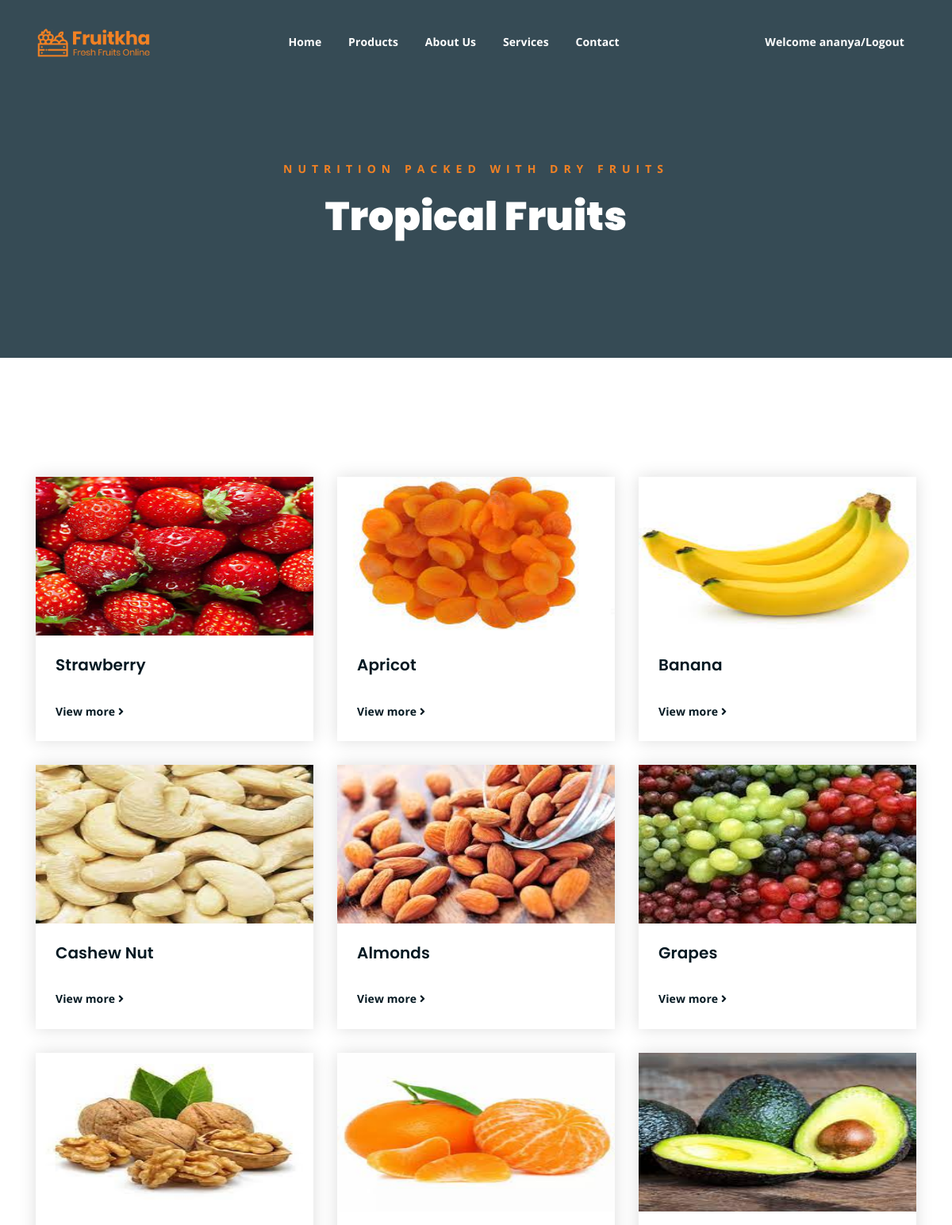
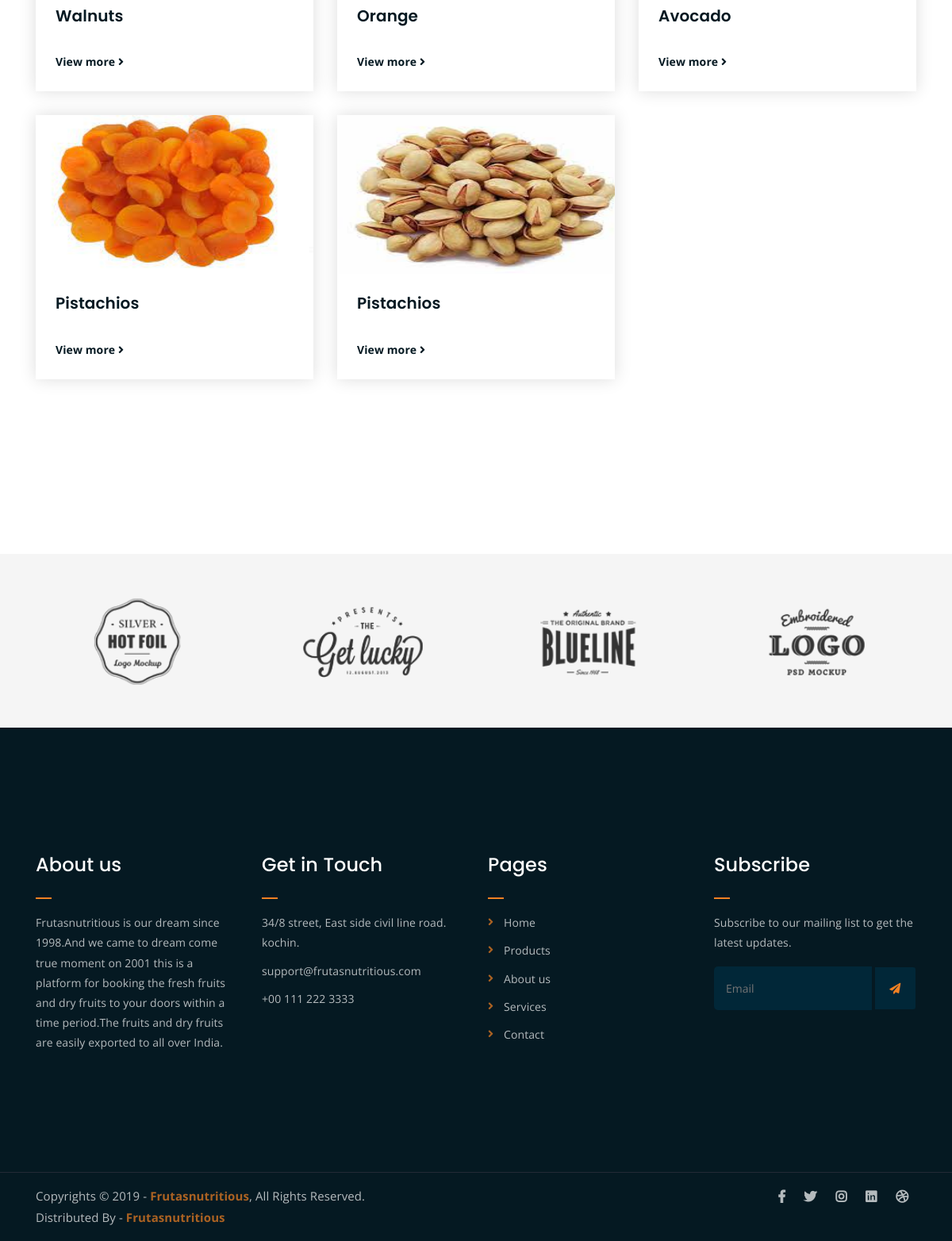
The page /frontend/propg/ (signed in) on the database its author committed (2 pictures, top to bottom).
### foodapp/models.py (models this page shows)
class itemdb(models.Model):
    Category=models.CharField(max_length=20,null=True,blank=True)
    Item=models.CharField(max_length=20,null=True,blank=True)
    Description=models.CharField(max_length=20,null=True,blank=True)
    Price=models.IntegerField(null=True,blank=True)
    Image=models.ImageField(upload_to="dp",null=True,blank=True)

### frontend/views.py (the view)
# urls.py: path('propg/',views.propg,name="propg"),
def propg(req):
   data=itemdb.objects.all()
   return render(req,"products.html",{'data':data})

### frontend/templates/products.html (shortened to what this page needs)
<!DOCTYPE html>
{% load static %}
<html lang="en">
<head>
	<link rel="stylesheet" href="{% static 'assets/css/all.min.css' %}">
	<link rel="stylesheet" href="{% static 'assets/bootstrap/css/bootstrap.min.css' %}">
	<link rel="stylesheet" href="{% static 'assets/css/owl.carousel.css' %}">
	<link rel="stylesheet" href="{% static 'assets/css/magnific-popup.css' %}">
	<link rel="stylesheet" href="{% static 'assets/css/animate.css' %}">
	<link rel="stylesheet" href="{% static 'assets/css/meanmenu.min.css' %}">
	<link rel="stylesheet" href="{% static 'assets/css/main.css' %}">
	<link rel="stylesheet" href="{% static 'assets/css/responsive.css' %}">
</head>
<body>
	<div class="top-header-area" id="sticker">
		<div class="container">
			<div class="row">
				<div class="col-lg-12 col-sm-12 text-center">
					<div class="main-menu-wrap">
						<div class="site-logo">
							<a href="{% static 'index.html' %}">
								<img src="{% static 'assets/img/logo.png' %}" alt="">
							</a>
						</div>
						<nav class="main-menu">
							<ul>
								<li class=""><a href="{% url 'homepg' %}">Home</a>
								</li>
								<li><a href="{% url 'propg' %}">Products</a></li>
								<li><a href="{% url 'about' %}">About Us</a>
								</li>
								<li><a href="{% url 'services' %}">Services</a>
								</li>
								<li><a href="{% url 'contact' %}">Contact</a></li>
								<li>
									<div class="header-icons">
											{% if request.session.Username %}
										<a class="mobile-hide search-bar-icon" href="{% url 'logout' %}">Welcome {{request.session.Username}}/Logout</a>
										{% else %}
										<a class="mobile-hide search-bar-icon" href="{% url 'register'  %}">Register/Login</a>
										{% endif %}
									</div>
								</li>
							</ul>
						</nav>
					</div>
				</div>
			</div>
		</div>
	</div>
	<div class="breadcrumb-section breadcrumb-bg">
		<div class="container">
			<div class="row">
				<div class="col-lg-8 offset-lg-2 text-center">
					<div class="breadcrumb-text">
						<p>Nutrition Packed with Dry Fruits</p>
						<h1>Tropical Fruits</h1>
					</div>
				</div>
			</div>
		</div>
	</div>
	<div class="latest-news mt-150 mb-150">
		<div class="container">
			<div class="row">
				{% for i in data %}
				<div class="col-lg-4 col-md-6">
					<div class="single-latest-news">
						<a href=""><div class=""><img src="{{i.Image.url}}" height="200px" width="400px"></div></a>
						<div class="news-text-box">
							<h3><a href="">{{i.Item}}</a></h3>
							<a href="{% url 'singlepro' proid=i.id %}" class="read-more-btn">View more <i class="fas fa-angle-right"></i></a>
						</div>
					</div>
				</div>
				{% endfor %}
				<div class="col-lg-4 col-md-6">
				</div>
			</div>
			<div class="row">
				<div class="container">
					<div class="row">
						<div class="col-lg-12 text-center">
						</div>
					</div>
				</div>
			</div>
		</div>
	</div>
	<div class="logo-carousel-section">
		<div class="container">
			<div class="row">
				<div class="col-lg-12">
					<div class="logo-carousel-inner">
						<div class="single-logo-item">
							<img src="{% static 'assets/img/company-logos/1.png' %}" alt="">
						</div>
						<div class="single-logo-item">
							<img src="{% static 'assets/img/company-logos/2.png' %}" alt="">
						</div>
						<div class="single-logo-item">
							<img src="{% static 'assets/img/company-logos/3.png' %}" alt="">
						</div>
						<div class="single-logo-item">
							<img src="{% static 'assets/img/company-logos/4.png' %}" alt="">
						</div>
					</div>
				</div>
			</div>
		</div>
	</div>
	<div class="footer-area">
		<div class="container">
			<div class="row">
				<div class="col-lg-3 col-md-6">
					<div class="footer-box about-widget">
						<h2 class="widget-title">About us</h2>
						<p>Frutasnutritious is our dream since 1998.And we came to dream come true moment on 2001 this is a platform for booking the fresh fruits and dry fruits to your doors within a time period.The fruits and dry fruits are easily exported to all over India.</p>
					</div>
				</div>
				<div class="col-lg-3 col-md-6">
					<div class="footer-box get-in-touch">
						<h2 class="widget-title">Get in Touch</h2>
						<ul>
							<li>34/8 street, East side
                                civil line road.
								kochin.</li>
							<li>support@frutasnutritious.com</li>
							<li>+00 111 222 3333</li>
						</ul>
					</div>
				</div>
				<div class="col-lg-3 col-md-6">
					<div class="footer-box pages">
						<h2 class="widget-title">Pages</h2>
						<ul>
							<li><a href="{% url 'homepg' %}">Home</a></li>
							<li><a href="{% url 'propg' %}">Products</a></li>
							<li><a href="{% url 'about'  %}">About us</a></li>
							<li><a href="{% url 'services' %}">Services</a></li>
							<li><a href="{% url 'contact' %}">Contact</a></li>
						</ul>
					</div>
				</div>
				<div class="col-lg-3 col-md-6">
					<div class="footer-box subscribe">
						<h2 class="widget-title">Subscribe</h2>
						<p>Subscribe to our mailing list to get the latest updates.</p>
						<form action="index.html">
							<input type="email" placeholder="Email">
							<button type="submit"><i class="fas fa-paper-plane"></i></button>
						</form>
					</div>
				</div>
			</div>
		</div>
	</div>
	<div class="copyright">
		<div class="container">
			<div class="row">
				<div class="col-lg-6 col-md-12">
					<p>Copyrights &copy; 2019 - <a href="#">Frutasnutritious</a>,  All Rights Reserved.<br>
						Distributed By - <a href="#">Frutasnutritious</a>
					</p>
				</div>
				<div class="col-lg-6 text-right col-md-12">
					<div class="social-icons">
						<ul>
							<li><a href="#" target="_blank"><i class="fab fa-facebook-f"></i></a></li>
							<li><a href="#" target="_blank"><i class="fab fa-twitter"></i></a></li>
							<li><a href="#" target="_blank"><i class="fab fa-instagram"></i></a></li>
							<li><a href="#" target="_blank"><i class="fab fa-linkedin"></i></a></li>
							<li><a href="#" target="_blank"><i class="fab fa-dribbble"></i></a></li>
						</ul>
					</div>
				</div>
			</div>
		</div>
	</div>
</body>
</html>

### rows shown on the page
itemdb: Image (picture), Item "Strawberry"
itemdb: Image (picture), Item "Apricot"
itemdb: Image (picture), Item "Banana"
itemdb: Image (picture), Item "Cashew Nut"
itemdb: Image (picture), Item "Almonds"
itemdb: Image (picture), Item "Grapes"
itemdb: Image (picture), Item "Walnuts"
itemdb: Image (picture), Item "Orange"
itemdb: Image (picture), Item "Avocado"
itemdb: Image (picture), Item "Pistachios"
itemdb: Image (picture), Item "Pistachios"

### other values the page prints
{{ request.session.Username }} "ananya"
